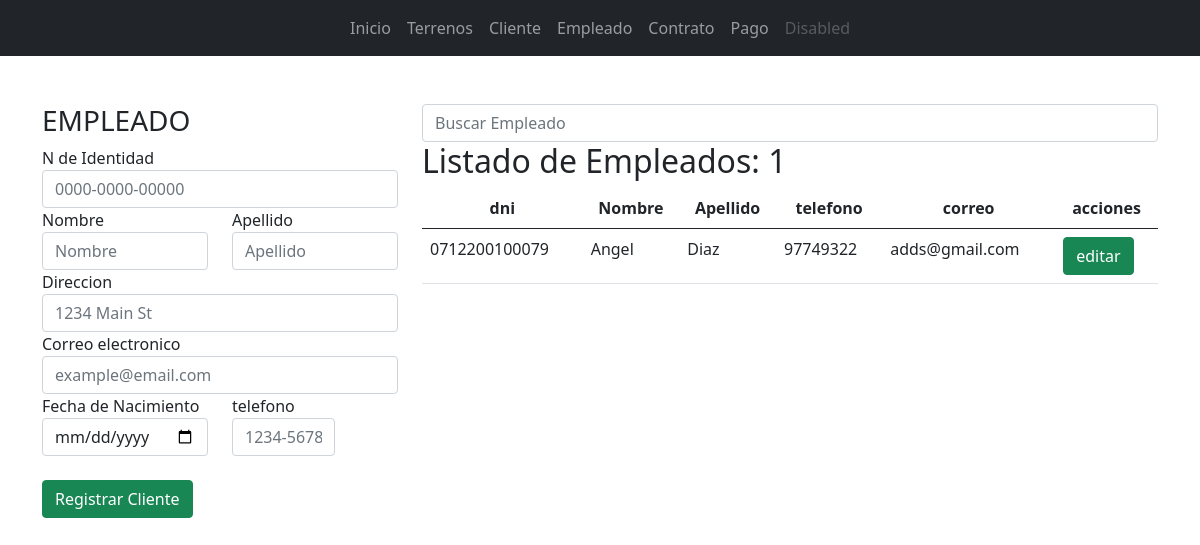
The page /vendedor/ on the database as committed earlier.
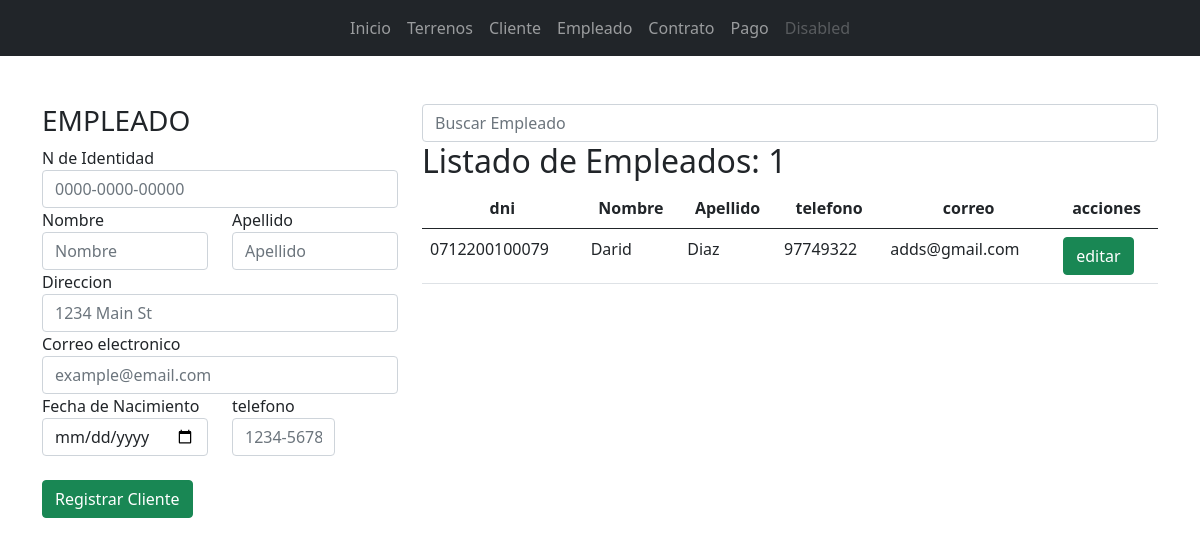
The same page on the database as committed later.
### app_lotificadora/models.py (models this page shows, shortened)
class Vendedor(models.Model):
    dni = models.CharField(max_length=16)
    nombre = models.CharField(max_length=35)
    apellido = models.CharField(max_length=35)
    direccion = models.TextField()
    fecha = models.DateField()
    telefono = models.CharField(max_length=13)
    correo = models.EmailField(max_length=40)
    fecha_ingreso = models.DateField(auto_now_add=True, null=True)
    estado = models.BooleanField(default=True)
    user = models.OneToOneField(User, on_delete=models.CASCADE, null=True, blank=True)

### app_lotificadora/views.py (the view, shortened to what this page needs)
# urls.py: path('vendedor/', views.vendedor, name="vendedor"),
def vendedor(request):
    q = request.GET.get('q')
    if q:
        ven = Vendedor.objects.filter(nombre__startswith=q).order_by('nombre')
    else:
        ven = Vendedor.objects.all().order_by('nombre')
    ctx = {
        'vendedor': ven,
    }
    return render(request, 'vendedor/vendedor.html', ctx)

### app_lotificadora/templates/vendedor/vendedor.html (shortened to what the changed rows need)
{% extends "base.html" %}
{% block container %}
    <div class="row">
        <div class="col-md-8">
            <h2>Listado de Empleados: {{ vendedor|length }}</h2>
            <div class="table-responsive">
                <table class="table table-hover">
                    <thead>
                        <tr class="text-center">
                            <th>dni</th>
                            <th>Nombre</th>
                            <th>Apellido</th>
                            <th>telefono</th>
                            <th>correo</th>
                            <th>acciones</th>
                        </tr>
                    </thead>
                    <tbody>
                        {% for v in vendedor %}
                            <tr>
                                <td>{{v.dni}}</td>
                                <td>{{v.nombre}}</td>
                                <td>{{v.apellido}}</td>
                                <td>{{v.telefono}}</td>
                                <td>{{v.correo|default_if_none:'-' }}</td>
                                <td>
                                    <a href="{% url 'mantenimiento_vendedor' v.id %}" type="submit" class="btn btn-success">editar</a>
                                </td>
                            </tr>
                        {% empty %}
                            <div class="alert alert-danger">No se encuentran Empleado</div>
                        {% endfor %}
                    </tbody>
                </table>
            </div>
        </div>
    </div>
{% endblock  %}

Rows that differ between the two databases and show on the page:
changed Vendedor "Diaz": nombre "Angel" → "Darid"
